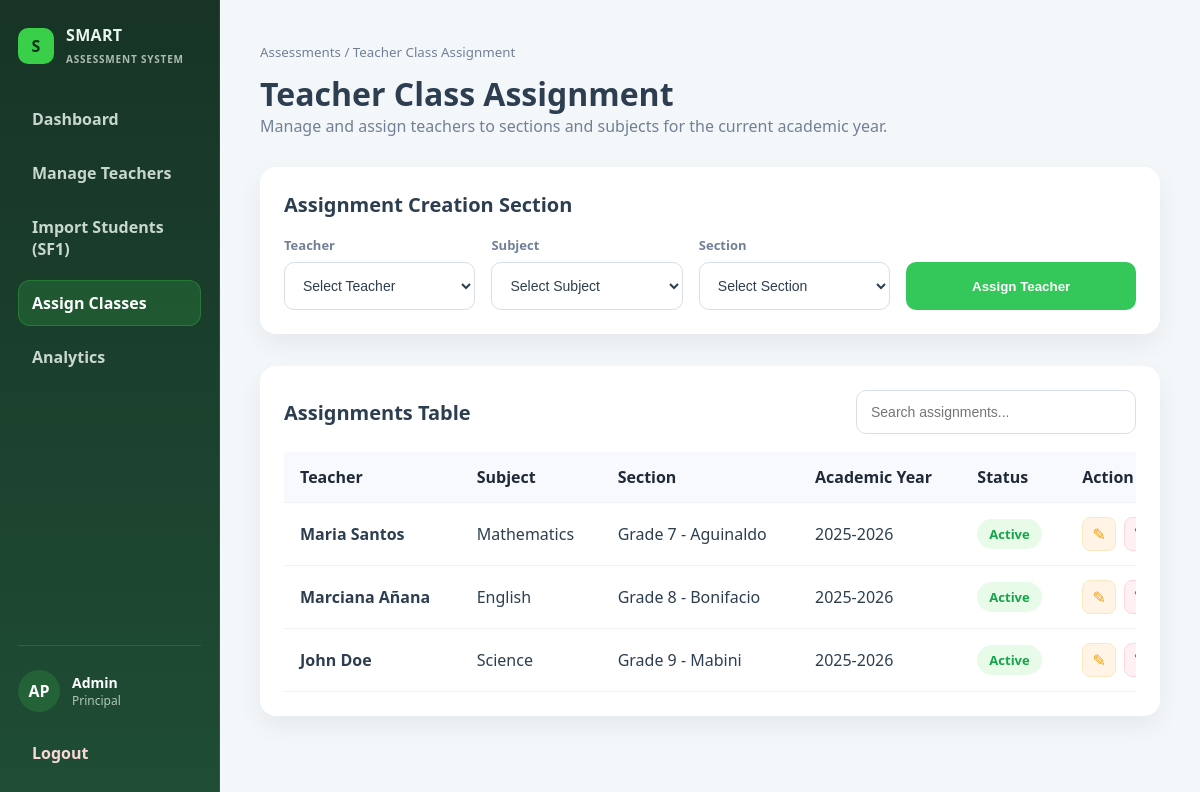
/pages/assign_class.php (signed in), run on the app's committed database.
### tables this page shows
CREATE TABLE `class` (
  `class_id` int(11) NOT NULL,
  `academic_year_id` int(11) DEFAULT NULL,
  `user_id` int(11) DEFAULT NULL,
  `subject_id` int(11) DEFAULT NULL,
  `section_id` int(11) DEFAULT NULL
);

CREATE TABLE `user` (
  `user_id` int(11) NOT NULL,
  `first_name` varchar(30) DEFAULT NULL,
  `last_name` varchar(30) DEFAULT NULL,
  `gender` enum('male','female') DEFAULT NULL,
  `date_birth` date DEFAULT NULL,
  `email` varchar(80) DEFAULT NULL,
  `password` varchar(255) DEFAULT NULL,
  `role` enum('principal','teacher') DEFAULT NULL,
  `status` enum('pending','active') DEFAULT 'pending',
  `created_at` timestamp NOT NULL DEFAULT current_timestamp()
);

CREATE TABLE `subject` (
  `subject_id` int(11) NOT NULL,
  `subject_code` varchar(20) DEFAULT NULL,
  `subject_name` varchar(30) DEFAULT NULL
);

CREATE TABLE `grade_level` (
  `grade_level_id` int(11) NOT NULL,
  `grade_level_name` varchar(20) DEFAULT NULL
);

CREATE TABLE `section` (
  `section_id` int(11) NOT NULL,
  `grade_level_id` int(11) DEFAULT NULL,
  `section_name` varchar(50) DEFAULT NULL
);

CREATE TABLE `academic_year` (
  `academic_year_id` int(11) NOT NULL,
  `year_name` varchar(15) DEFAULT NULL,
  `start_date` date DEFAULT NULL,
  `end_date` date DEFAULT NULL,
  `status` enum('Active','Completed') DEFAULT NULL
);

### pages/assign_class.php (the view, shortened to what this page needs)
<?php
include '../config/db.php';
$assignments = $conn->query("
    SELECT c.class_id, u.first_name, u.last_name, s.subject_name, sec.section_name, g.grade_level_name, ay.year_name
    FROM class c
    JOIN user u ON c.user_id = u.user_id
    JOIN subject s ON c.subject_id = s.subject_id
    JOIN section sec ON c.section_id = sec.section_id
    JOIN grade_level g ON sec.grade_level_id = g.grade_level_id
    JOIN academic_year ay ON c.academic_year_id = ay.academic_year_id
    WHERE ay.status = 'Active'
");
?>
<!DOCTYPE html>
<html lang="en">
<head>
    <link rel="stylesheet" href="../assets/css/style.css">
</head>
<body>
<div class="admin-layout">
<?php include 'includes/sidebar.php'; ?>
<div class="main-content">
    <div class="page-header">
        <small style="color: var(--text-gray);">Assessments / Teacher Class Assignment</small>
        <h1 style="margin-top: 10px;">Teacher Class Assignment</h1>
        <p style="color: var(--text-gray);">Manage and assign teachers to sections and subjects for the current academic year.</p>
    </div>
    <div class="assignment-card">
        <h3 class="card-title">Assignment Creation Section</h3>
        <form action="../actions/save_class.php" method="POST" class="assign-form-grid">
            <div class="form-field">
                <label for="teacherSelect">Teacher</label>
                <select id="teacherSelect" name="user_id" class="form-control" required>
                    <option value="">Select Teacher</option>
                </select>
            </div>
            <div class="form-field">
                <label for="subjectSelect">Subject</label>
                <select id="subjectSelect" name="subject_id" class="form-control" required>
                    <option value="">Select Subject</option>
                </select>
            </div>
            <div class="form-field">
                <label for="sectionSelect">Section</label>
                <select id="sectionSelect" name="section_id" class="form-control" required>
                    <option value="">Select Section</option>
                </select>
            </div>
            <button type="submit" class="assign-btn">Assign Teacher</button>
        </form>
    </div>
    <div class="table-card">
        <div class="table-card-header">
            <h3 class="card-title" style="margin:0;">Assignments Table</h3>
            <input type="text" class="table-search" placeholder="Search assignments...">
        </div>
        <div class="table-responsive">
            <table class="assignments-table">
                <thead>
                    <tr>
                        <th>Teacher</th>
                        <th>Subject</th>
                        <th>Section</th>
                        <th>Academic Year</th>
                        <th>Status</th>
                        <th>Action</th>
                    </tr>
                </thead>
                <tbody>
                    <?php if($assignments->num_rows > 0): ?>
                        <?php while($row = $assignments->fetch_assoc()): ?>
                        <tr>
                            <td><strong><?php echo $row['first_name']." ".$row['last_name']; ?></strong></td>
                            <td><?php echo $row['subject_name']; ?></td>
                            <td><?php echo $row['grade_level_name']." - ".$row['section_name']; ?></td>
                            <td><?php echo $row['year_name']; ?></td>
                            <td><span class="status-badge">Active</span></td>
                            <td>
                                <div class="actions-cell">
                                    <a href="#" class="icon-btn edit-btn" aria-label="Edit assignment">✎</a>
                                    <a href="../actions/delete_class.php?id=<?php echo $row['class_id']; ?>"
                                       class="icon-btn delete-btn"
                                       aria-label="Delete assignment"
                                       onclick="return confirm('Are you sure you want to remove this teacher assignment?');">🗑</a>
                                </div>
                            </td>
                        </tr>
                        <?php endwhile; ?>
                    <?php else: ?>
                        <tr><td colspan="6" align="center">No assignments found for the active year.</td></tr>
                    <?php endif; ?>
                </tbody>
            </table>
        </div>
    </div>
</div>
</div>
</body>
</html>

### assets/css/style.css (style rules this page uses)
:root { --primary-green: #3ACF49; --bg-light: #F4F7F9; --text-dark: #2C3E50; --text-gray: #718096; }
* { margin: 0; padding: 0; box-sizing: border-box; }
body { font-family: 'Segoe UI', Tahoma, Geneva, Verdana, sans-serif; background-color: var(--bg-light); color: var(--text-dark); }
.admin-layout { display: flex; min-height: 100vh; }
.main-content { margin-left: 220px; padding: 40px; width: calc(100% - 220px); flex: 1; }

### pages/assign_class.php (style rules this page uses)
.page-header { margin-bottom: 30px; }
.assignment-card, .table-card { background: #ffffff; border-radius: 16px; padding: 24px; box-shadow: 0 10px 24px rgba(15, 23, 42, 0.06); width: 100%; }
.assignment-card { margin-bottom: 32px; }
.card-title { margin: 0 0 18px; color: var(--text-dark); font-size: 20px; }
.assign-form-grid { display: grid; grid-template-columns: 1fr 1fr 1fr 1.2fr; gap: 16px; align-items: end; }
.form-field { display: flex; flex-direction: column; gap: 8px; }
.form-field label { color: var(--text-gray); font-size: 13px; font-weight: 600; }
.form-control { width: 100%; height: 48px; border-radius: 10px; border: 1px solid #d8dee9; padding: 0 14px; background: #ffffff; color: var(--text-dark); font-size: 14px; }
.assign-btn { width: 100%; height: 48px; border: none; border-radius: 10px; background: #34C759; color: #ffffff; font-weight: 700; cursor: pointer; display: inline-flex; align-items: center; justify-content: center; padding: 0 16px; white-space: nowrap; }
.table-card-header { display: flex; justify-content: space-between; align-items: center; margin-bottom: 18px; gap: 16px; }
.table-search { width: 280px; height: 44px; border-radius: 10px; border: 1px solid #d8dee9; padding: 0 14px; color: var(--text-dark); font-size: 14px; margin-left: auto; }
.table-responsive { overflow-x: auto; }
.assignments-table { width: 100%; border-collapse: collapse; min-width: 900px; }
.assignments-table thead th { background: #f7f9fc; color: #1f2937; font-weight: 700; }
.assignments-table th, .assignments-table td { padding: 14px 16px; text-align: left; border-bottom: 1px solid #eef1f5; white-space: nowrap; }
.status-badge { display: inline-block; background: #e8fbe8; color: #16a34a; padding: 6px 12px; border-radius: 999px; font-size: 13px; font-weight: 700; }
.actions-cell { display: flex; align-items: center; gap: 8px; }
.icon-btn { width: 34px; height: 34px; border-radius: 8px; display: inline-flex; align-items: center; justify-content: center; text-decoration: none; font-size: 16px; line-height: 1; border: 1px solid transparent; }
.edit-btn { background: #fff4e5; color: #f59e0b; border-color: #fde7c2; }
.delete-btn { background: #fff1f2; color: #dc2626; border-color: #ffd6dc; }

### data on the page
class: user.first_name "Maria", user.last_name "Santos", subject.subject_name "Mathematics", grade_level.grade_level_name "Grade 7", section.section_name "Aguinaldo", academic_year.year_name "2025-2026"
class: user.first_name "Marciana", user.last_name "Añana", subject.subject_name "English", grade_level.grade_level_name "Grade 8", section.section_name "Bonifacio", academic_year.year_name "2025-2026"
class: user.first_name "John", user.last_name "Doe", subject.subject_name "Science", grade_level.grade_level_name "Grade 9", section.section_name "Mabini", academic_year.year_name "2025-2026"

### other printed values
$initials "AP"
$_SESSION['user']['first_name'] "Admin"
$role "Principal"
